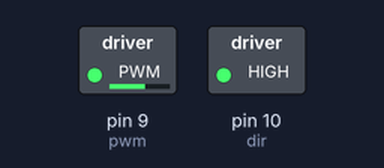
A sketch run on a simulated Arduino Uno, built with avr-gcc and run on an emulated ATmega328P. Shown: switched loads named in the sketch (green lamp = pin HIGH).

Above: at 0.1 s.
Timing chart, 0 to 1.6 s (numbered marks = the images above):
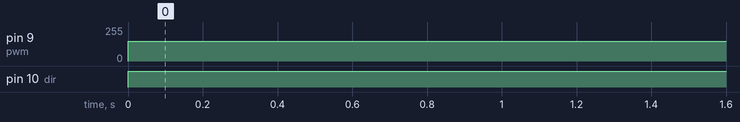

The sketch:

motor_speed.ino
```cpp
const int pwm = 9; // pin 10 as pwm
const int dir = 10;  // pin 9 as dir
int i=0;

void setup(){

  Serial.begin(9600);
  pinMode(pwm,OUTPUT); //declare pin pwm as OUTPUT
  pinMode(dir,OUTPUT); //declare pin dir as OUTPUT

}

void loop(){
  //SIGN MAGNITUDE MODE
  //Controlling motor with program set

   digitalWrite(dir,HIGH);  // if DIR pin is HIGH, B will HIGH ; if DIR pin is LOW, A will HIGH

    // from 0 to 255, increment one for every 0.5 second
   analogWrite(pwm,150);    //write 'i' value to PWM pin
}
```

Measured:
- by itself, pin 9 (pwm): 0/255 → 150/255 at 0.00 s
- by itself, pin 10 (dir): LOW → HIGH at 0.00 s
